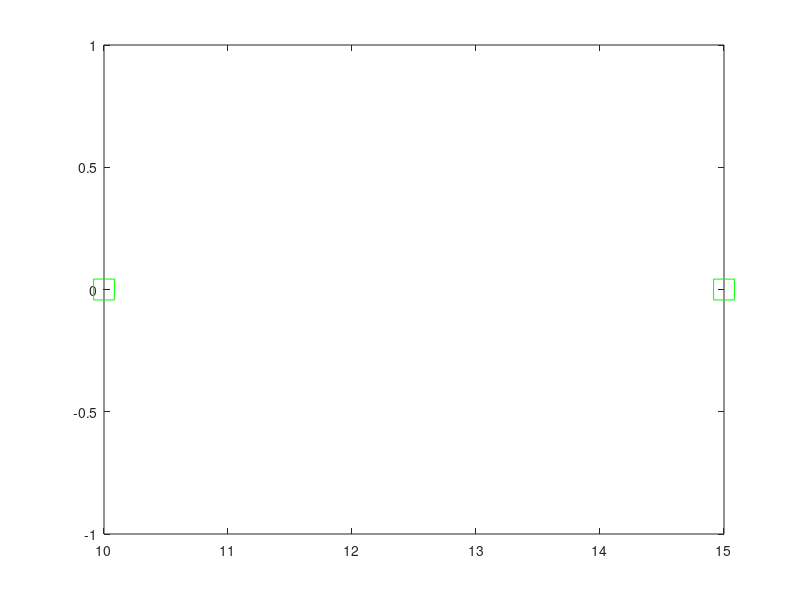

Reproduce this figure in MATLAB.
% model prameters
global TSPAN_f
global JSPAN_f
global TSPAN_g
global JSPAN_g
global options
global tol

%% hybrid model parameters
% barx2 = 0.5;
tol = 0.1;

% HyEQ simulator parameters
DeltaT = 0.1;
DeltaJ = 1;

options = odeset('RelTol',1e-6,'MaxStep',.1);

TSPAN_f=[0 DeltaT];
JSPAN_f = [0 1];


TSPAN_g=[0 20];
JSPAN_g = [0 1];

%% Motion planning problem data

x0 = [15; 0];
xf = [10; 0];

figure(1);
plot(x0(1), x0(2),'gs', 'MarkerSize', 15,'DisplayName','Initial state');
hold on
figure(1)
plot(xf(1), xf(2),'gs', 'MarkerSize', 15,'DisplayName','Final state');
hold on

%% input library

U_D_fw = 0:1:4;
U_D_bw = 0:1:4;
U_C_fw = 0;
U_C_bw = 0;
